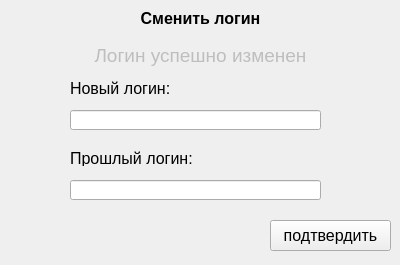
<?xml version="1.0" encoding="UTF-8"?>
<ui version="4.0">
 <class>ChangeLogin_form</class>
 <widget class="QWidget" name="ChangeLogin_form">
  <property name="enabled">
   <bool>true</bool>
  </property>
  <property name="geometry">
   <rect>
    <x>0</x>
    <y>0</y>
    <width>400</width>
    <height>265</height>
   </rect>
  </property>
  <property name="windowTitle">
   <string>Form</string>
  </property>
  <widget class="QLabel" name="Name_Form_AddPaymentForm">
   <property name="geometry">
    <rect>
     <x>10</x>
     <y>10</y>
     <width>381</width>
     <height>16</height>
    </rect>
   </property>
   <property name="font">
    <font>
     <pointsize>12</pointsize>
     <weight>75</weight>
     <bold>true</bold>
    </font>
   </property>
   <property name="text">
    <string>Сменить логин</string>
   </property>
   <property name="alignment">
    <set>Qt::AlignCenter</set>
   </property>
  </widget>
  <widget class="QPushButton" name="Add_button">
   <property name="geometry">
    <rect>
     <x>270</x>
     <y>220</y>
     <width>121</width>
     <height>31</height>
    </rect>
   </property>
   <property name="font">
    <font>
     <pointsize>12</pointsize>
    </font>
   </property>
   <property name="text">
    <string>подтвердить</string>
   </property>
  </widget>
  <widget class="QLabel" name="label_2">
   <property name="geometry">
    <rect>
     <x>70</x>
     <y>80</y>
     <width>141</width>
     <height>16</height>
    </rect>
   </property>
   <property name="font">
    <font>
     <pointsize>12</pointsize>
    </font>
   </property>
   <property name="text">
    <string>Новый логин:</string>
   </property>
  </widget>
  <widget class="QLabel" name="Succsess_label">
   <property name="enabled">
    <bool>false</bool>
   </property>
   <property name="geometry">
    <rect>
     <x>10</x>
     <y>45</y>
     <width>381</width>
     <height>21</height>
    </rect>
   </property>
   <property name="font">
    <font>
     <pointsize>14</pointsize>
    </font>
   </property>
   <property name="text">
    <string>Логин успешно изменен</string>
   </property>
   <property name="alignment">
    <set>Qt::AlignCenter</set>
   </property>
  </widget>
  <widget class="QLineEdit" name="Input_login_change">
   <property name="geometry">
    <rect>
     <x>70</x>
     <y>110</y>
     <width>251</width>
     <height>20</height>
    </rect>
   </property>
  </widget>
  <widget class="QLineEdit" name="Input_login_change_2">
   <property name="geometry">
    <rect>
     <x>70</x>
     <y>180</y>
     <width>251</width>
     <height>20</height>
    </rect>
   </property>
  </widget>
  <widget class="QLabel" name="label_4">
   <property name="geometry">
    <rect>
     <x>70</x>
     <y>150</y>
     <width>141</width>
     <height>16</height>
    </rect>
   </property>
   <property name="font">
    <font>
     <pointsize>12</pointsize>
    </font>
   </property>
   <property name="text">
    <string>Прошлый логин:</string>
   </property>
  </widget>
 </widget>
 <resources/>
 <connections/>
</ui>
